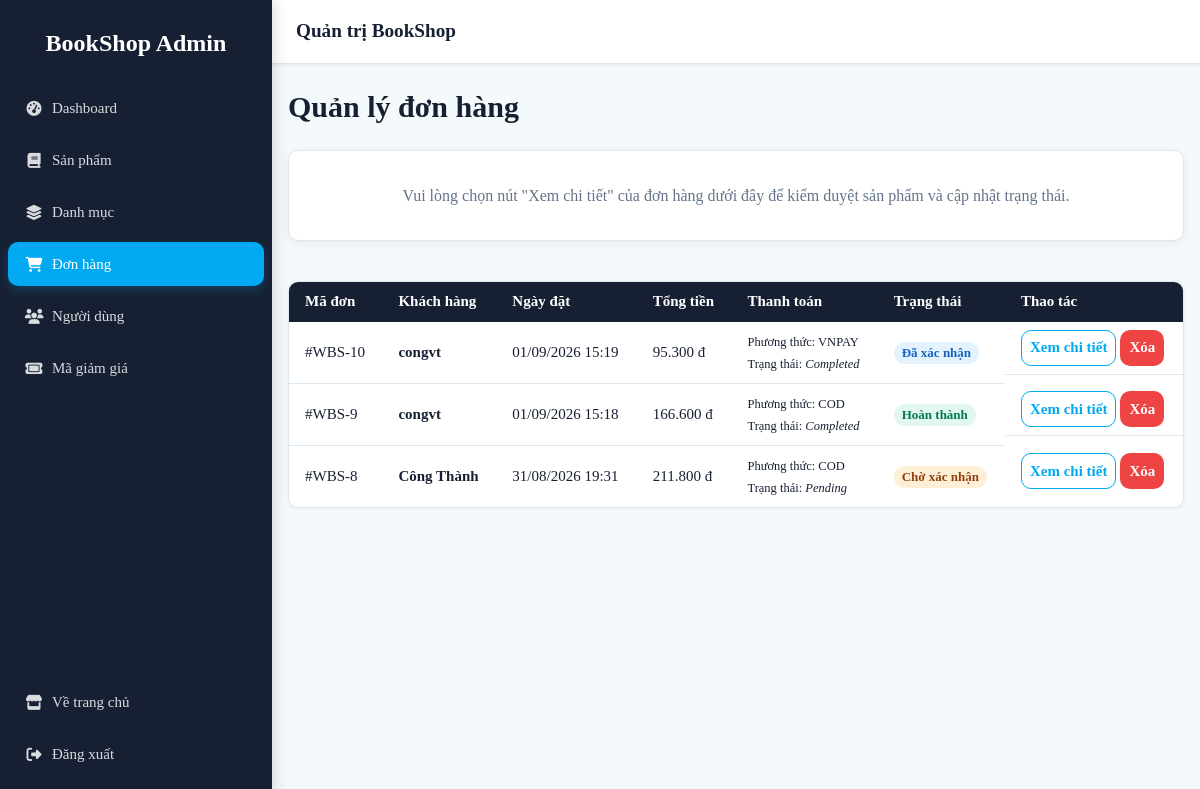
/admin/orders.php (signed in), run on an earlier commit of the app's database.
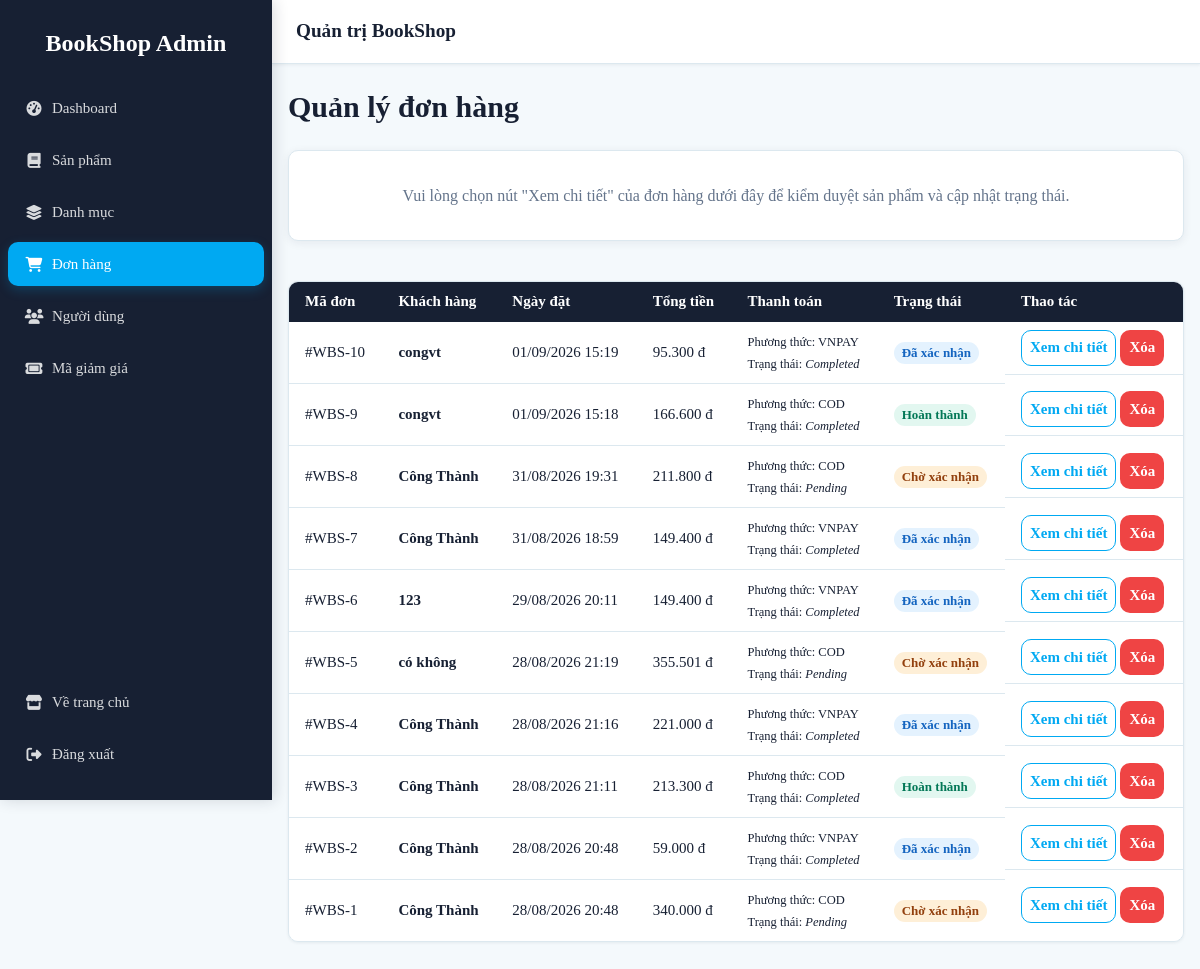
And on a later commit of the database.
### tables this page shows
CREATE TABLE `order` (
  `OrderID` int(11) NOT NULL AUTO_INCREMENT,
  `CustomerID` int(11) DEFAULT NULL,
  `EmployeeID` int(11) DEFAULT NULL,
  `VoucherID` int(11) DEFAULT NULL,
  `OrderDate` datetime DEFAULT current_timestamp(),
  `ShippingAddress` text NOT NULL,
  `OrderStatus` enum('Pending','Processing','Shipped','Delivered','Cancelled') DEFAULT 'Pending',
  `TotalAmount` decimal(15,2) NOT NULL,
  `Note` text DEFAULT NULL,
  PRIMARY KEY (`OrderID`),
  KEY `fk_order_user` (`CustomerID`),
  KEY `fk_order_voucher` (`VoucherID`),
  KEY `fk_order_employee` (`EmployeeID`),
  CONSTRAINT `fk_order_employee` FOREIGN KEY (`EmployeeID`) REFERENCES `user` (`CustomerID`) ON DELETE SET NULL,
  CONSTRAINT `fk_order_user` FOREIGN KEY (`CustomerID`) REFERENCES `user` (`CustomerID`) ON DELETE CASCADE,
  CONSTRAINT `fk_order_voucher` FOREIGN KEY (`VoucherID`) REFERENCES `voucher` (`VoucherID`) ON DELETE SET NULL
);

CREATE TABLE `user` (
  `CustomerID` int(11) NOT NULL AUTO_INCREMENT,
  `RoleID` int(11) DEFAULT NULL,
  `LastName` varchar(50) NOT NULL,
  `FirstName` varchar(50) NOT NULL,
  `Email` varchar(100) NOT NULL,
  `Password` varchar(255) NOT NULL,
  `Phone` varchar(20) DEFAULT NULL,
  `Address` text DEFAULT NULL,
  `CreatedDate` datetime DEFAULT current_timestamp(),
  `username` varchar(100) DEFAULT NULL,
  `ResetToken` varchar(10) DEFAULT NULL,
  `ResetTokenExpires` datetime DEFAULT NULL,
  PRIMARY KEY (`CustomerID`),
  UNIQUE KEY `Email` (`Email`),
  KEY `fk_user_role` (`RoleID`),
  CONSTRAINT `fk_user_role` FOREIGN KEY (`RoleID`) REFERENCES `role` (`RoleID`) ON DELETE SET NULL
);

CREATE TABLE `payment` (
  `PaymentID` int(11) NOT NULL AUTO_INCREMENT,
  `OrderID` int(11) DEFAULT NULL,
  `PaymentMethod` varchar(50) NOT NULL,
  `PaymentStatus` enum('Pending','Completed','Failed','Refunded') DEFAULT 'Pending',
  `PaymentDate` datetime DEFAULT NULL,
  PRIMARY KEY (`PaymentID`),
  KEY `fk_payment_order` (`OrderID`),
  CONSTRAINT `fk_payment_order` FOREIGN KEY (`OrderID`) REFERENCES `order` (`OrderID`) ON DELETE CASCADE
);

### admin/orders.php (the view, shortened to what the changed rows need)
<?php
require_once 'data.php';
require_once 'partials.php';
$statusMapping = [
  'Pending' => 'Chờ xác nhận',
  'Processing' => 'Đã xác nhận',
  'Shipped' => 'Đang giao',
  'Delivered' => 'Hoàn thành',
  'Cancelled' => 'Đã hủy'
];
$orders = [];
$res = $conn->query("
  SELECT o.OrderID, o.CustomerID, o.OrderDate, o.ShippingAddress, o.OrderStatus, o.TotalAmount,
         u.LastName, u.FirstName, p.PaymentMethod, p.PaymentStatus, d.DeliveryStatus
  FROM `order` o
  LEFT JOIN user u ON o.CustomerID = u.CustomerID
  LEFT JOIN payment p ON o.OrderID = p.OrderID
  LEFT JOIN delivery d ON o.OrderID = d.OrderID
  ORDER BY o.OrderID DESC
");
if ($res) {
  while ($row = $res->fetch_assoc()) {
    $orders[] = $row;
  }
}
?>
<!DOCTYPE html>
<html lang="vi">
<head>
  <title>Quản lý đơn hàng</title><?= adminCssLinks() ?>
</head>
<body>
  <div class="app-layout">
    <main class="page-content">
      <header class="page-header">
        <div>
          <h1>Quản lý đơn hàng</h1>
        </div>
      </header>
      <div class="table-wrapper">
        <table class="table">
          <thead>
            <tr>
              <th>Mã đơn</th>
              <th>Khách hàng</th>
              <th>Ngày đặt</th>
              <th>Tổng tiền</th>
              <th>Thanh toán</th>
              <th>Trạng thái</th>
              <th>Thao tác</th>
            </tr>
          </thead>
          <tbody>
            <?php foreach ($orders as $order):
              $customerName = $order['CustomerID']
                ? trim($order['LastName'] . ' ' . $order['FirstName'])
                : getCustomerNameFromAddress($order['ShippingAddress']);
              $vnStatus = $statusMapping[$order['OrderStatus']] ?? $order['OrderStatus'];
            ?>
              <tr>
                <td>#WBS-<?= h($order['OrderID']) ?></td>
                <td><strong><?= h($customerName) ?></strong></td>
                <td><?= date('d/m/Y H:i', strtotime($order['OrderDate'])) ?></td>
                <td><?= number_format($order['TotalAmount'], 0, ',', '.') ?> đ</td>
                <td>
                  <small>
                    Phương thức: <?= h($order['PaymentMethod'] ?? 'N/A') ?><br>
                    Trạng thái: <em><?= h($order['PaymentStatus'] ?? 'Pending') ?></em>
                  </small>
                </td>
                <td><span class="badge <?= badgeClass($vnStatus) ?>"><?= h($vnStatus) ?></span></td>
                <td class="table__actions">
                  <a class="btn btn--sm btn--outline" href="orders.php?edit=<?= h($order['OrderID']) ?>">Xem chi tiết</a>
                  <form method="post" onsubmit="return confirm('Bạn có chắc chắn muốn xóa đơn hàng này?')" style="display:inline">
                    <button class="btn btn--sm btn--danger" type="submit">Xóa</button>
                  </form>
                </td>
              </tr>
            <?php endforeach; ?>
          </tbody>
        </table>
      </div>
    </main>
  </div>
  </div>
</body>
</html>

What changed in the data, as far as the page shows it:
added order: OrderID "7", CustomerID.FirstName "Công Thành", OrderDate "31/08/2026 18:59", TotalAmount "149.400", payment.PaymentMethod "VNPAY", payment.PaymentStatus "Completed", OrderStatus "Đã xác nhận"
added order: OrderID "6", CustomerID.FirstName "123", OrderDate "29/08/2026 20:11", TotalAmount "149.400", payment.PaymentMethod "VNPAY", payment.PaymentStatus "Completed", OrderStatus "Đã xác nhận"
added order: OrderID "5", CustomerID.FirstName "có không", OrderDate "28/08/2026 21:19", TotalAmount "355.501", payment.PaymentMethod "COD", payment.PaymentStatus "Pending", OrderStatus "Chờ xác nhận"
added order: OrderID "4", CustomerID.FirstName "Công Thành", OrderDate "28/08/2026 21:16", TotalAmount "221.000", payment.PaymentMethod "VNPAY", payment.PaymentStatus "Completed", OrderStatus "Đã xác nhận"
added order: OrderID "3", CustomerID.FirstName "Công Thành", OrderDate "28/08/2026 21:11", TotalAmount "213.300", payment.PaymentMethod "COD", payment.PaymentStatus "Completed", OrderStatus "Hoàn thành"
added order: OrderID "2", CustomerID.FirstName "Công Thành", OrderDate "28/08/2026 20:48", TotalAmount "59.000", payment.PaymentMethod "VNPAY", payment.PaymentStatus "Completed", OrderStatus "Đã xác nhận"
added order: OrderID "1", CustomerID.FirstName "Công Thành", OrderDate "28/08/2026 20:48", TotalAmount "340.000", payment.PaymentMethod "COD", payment.PaymentStatus "Pending", OrderStatus "Chờ xác nhận"
